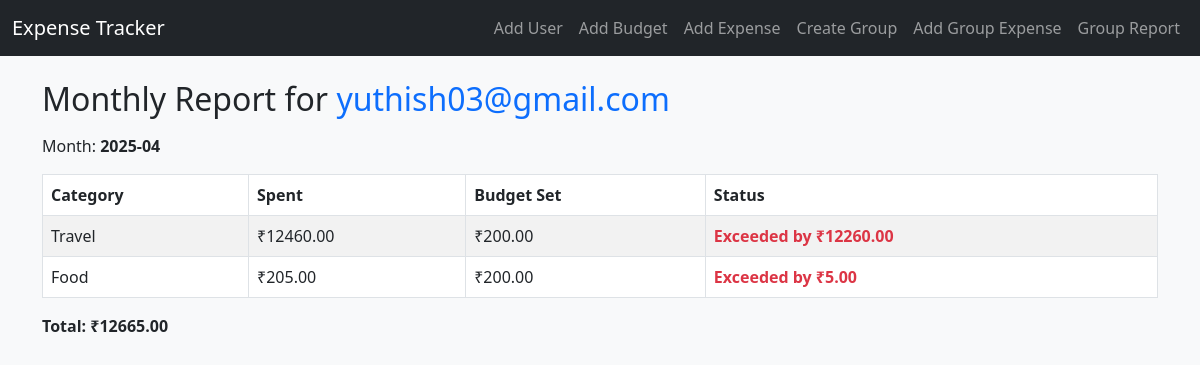
The page /report/yuthish03@gmail.com on the database its author committed.
### app.py (models this page shows)
class Expense(db.Model):
    id = db.Column(db.Integer, primary_key=True)
    email = db.Column(db.String(120), db.ForeignKey('user.email'))
    category = db.Column(db.String(50))
    amount = db.Column(db.Float)
    date = db.Column(db.DateTime, default=datetime.utcnow)

class Budget(db.Model):
    id = db.Column(db.Integer, primary_key=True)
    email = db.Column(db.String(120), db.ForeignKey('user.email'))
    category = db.Column(db.String(50))
    month = db.Column(db.String(7))  # Format: YYYY-MM
    limit = db.Column(db.Float)

### app.py (the view)
@app.route('/report/<email>')
def report(email):
    now = datetime.now()
    month = f"{now.year}-{now.month:02d}"
    expenses = Expense.query.filter_by(email=email).all()
    summary = {}
    total = 0
    for expense in expenses:
        cat = expense.category
        summary[cat] = summary.get(cat, 0) + expense.amount
        total += expense.amount
    budget_entries = Budget.query.filter_by(email=email, month=month).all()
    budgets = {entry.category: entry.limit for entry in budget_entries}
    return render_template('report.html', email=email, month=month, summary=summary, total=total, budgets=budgets)

### templates/report.html
{% extends "base.html" %}
{% block content %}
<h2 class="mb-3">Monthly Report for <span class="text-primary">{{ email }}</span></h2>
<p>Month: <strong>{{ month }}</strong></p>
<table class="table table-bordered table-striped">
    <thead>
        <tr>
            <th>Category</th>
            <th>Spent</th>
            <th>Budget Set</th>
            <th>Status</th>
        </tr>
    </thead>
    <tbody>
        {% for category, spent in summary.items() %}
        <tr>
            <td>{{ category }}</td>
            <td>₹{{ "%.2f"|format(spent) }}</td>
            <td>
                {% if budgets[category] %}
                    ₹{{ "%.2f"|format(budgets[category]) }}
                {% else %}
                    <span class="text-muted">Not Set</span>
                {% endif %}
            </td>
            <td>
                {% if budgets[category] %}
                    {% if spent > budgets[category] %}
                        <span class="text-danger fw-bold">Exceeded by ₹{{ "%.2f"|format(spent - budgets[category]) }}</span>
                    {% elif spent > 0.9 * budgets[category] %}
                        <span class="text-warning fw-bold">Over 90% used</span>
                    {% else %}
                        <span class="text-success">Within Budget</span>
                    {% endif %}
                {% else %}
                    <span class="text-muted">N/A</span>
                {% endif %}
            </td>
        </tr>
        {% endfor %}
    </tbody>
</table>
<p class="fw-bold">Total: ₹{{ "%.2f"|format(total) }}</p>
{% endblock %}

### templates/base.html (shortened to what this page needs)
<!DOCTYPE html>
<html lang="en">
<head>
    <link href="https://cdn.jsdelivr.net/npm/bootstrap@5.3.0/dist/css/bootstrap.min.css" rel="stylesheet">
</head>
<body class="bg-light">
    <nav class="navbar navbar-expand-lg navbar-dark bg-dark mb-4">
        <div class="container-fluid">
            <a class="navbar-brand" href="{{ url_for('index') }}">Expense Tracker</a>
            <div class="collapse navbar-collapse">
                <ul class="navbar-nav ms-auto">
                    <li class="nav-item"><a class="nav-link" href="{{ url_for('add_user') }}">Add User</a></li>
                    <li class="nav-item"><a class="nav-link" href="{{ url_for('add_budget') }}">Add Budget</a></li>
                    <li class="nav-item"><a class="nav-link" href="{{ url_for('add_expense') }}">Add Expense</a></li>
                    <li class="nav-item"><a class="nav-link" href="{{ url_for('create_group') }}">Create Group</a></li>
                    <li class="nav-item"><a class="nav-link" href="{{ url_for('add_group_expense') }}">Add Group Expense</a></li>
                    <li class="nav-item"><a class="nav-link" href="{{ url_for('group_report') }}">Group Report</a></li>
                </ul>
            </div>
        </div>
    </nav>
    <div class="container">
        {% block content %}{% endblock %}
    </div>
</body>
</html>

### rows shown on the page
Expense: category "Travel", spent "12460.00", category.limit "200.00", spent-budgets[category] "12260.00"
Expense: category "Food", amount "205.00", category.limit "200.00", spent-budgets[category] "5.00"

### other values the page prints
{{ email }} "yuthish03@gmail.com"
{{ "%.2f"|format(total) }} "12665.00"
